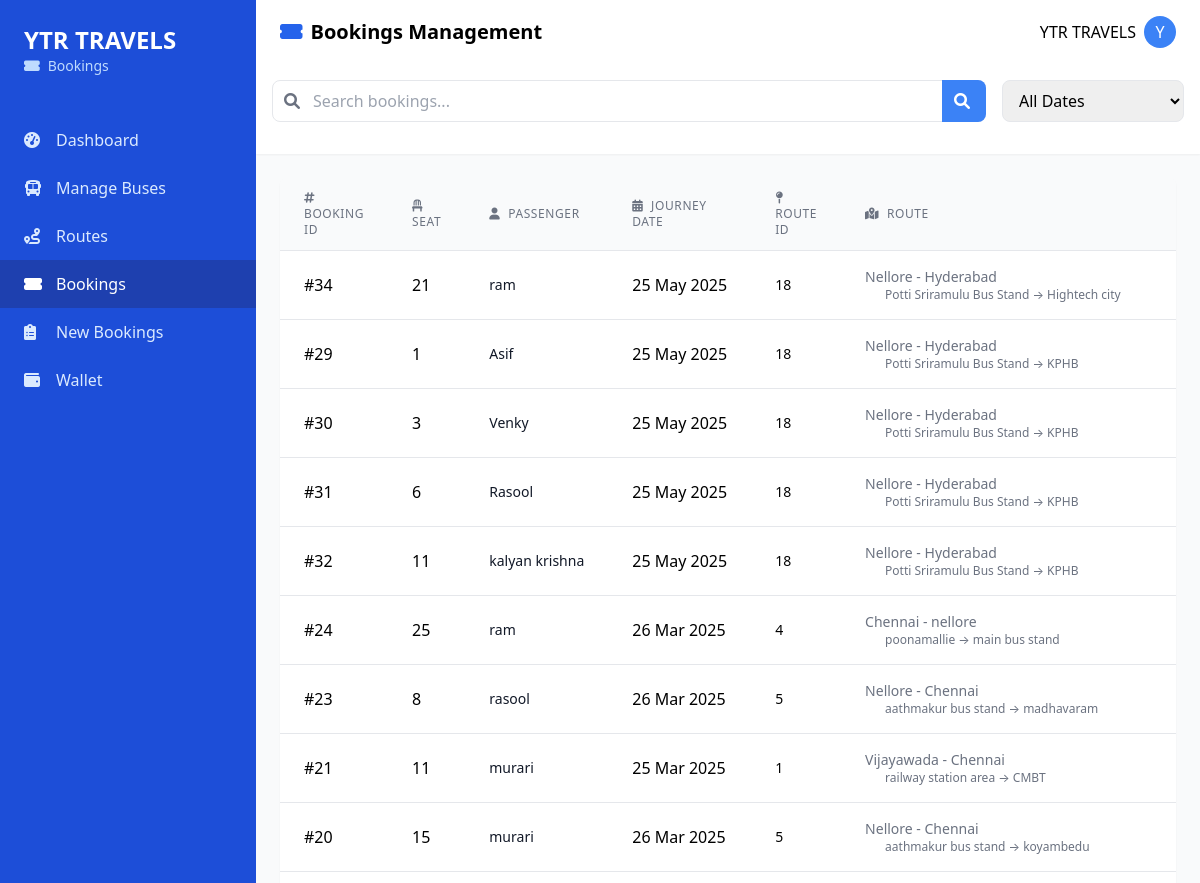
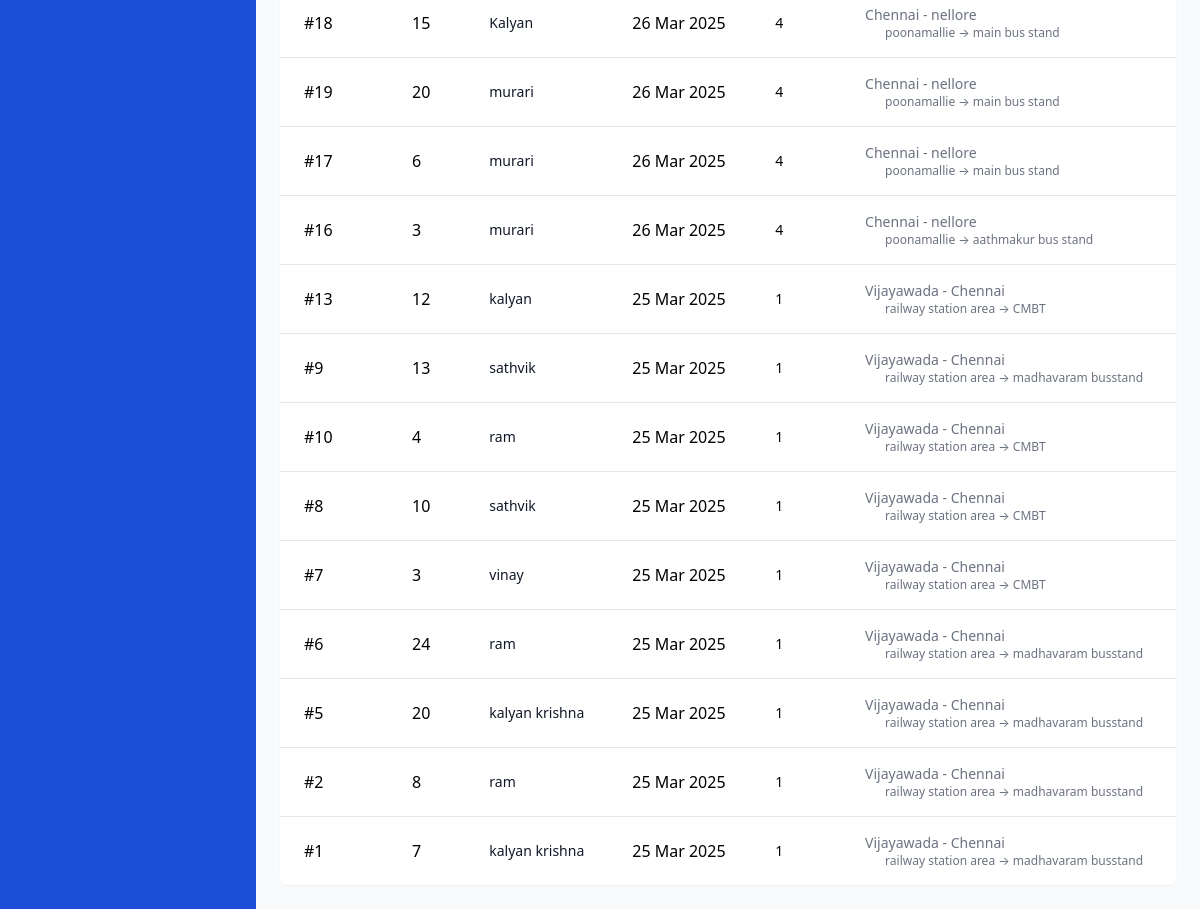
Page /bookings.php (signed in) on the committed database (2 pictures, top to bottom).
### tables this page shows
CREATE TABLE `agency_bookings` (
  `id` int(11) NOT NULL,
  `booking_id` int(11) NOT NULL,
  `route_id` int(11) NOT NULL,
  `bus_id` int(11) NOT NULL,
  `journey_date` date NOT NULL,
  `agency_email` varchar(255) NOT NULL,
  `user_email` varchar(100) NOT NULL,
  `passenger_name` varchar(255) NOT NULL,
  `seat_number` varchar(10) NOT NULL,
  `ticket_price` decimal(10,2) NOT NULL,
  `booking_status` enum('Confirmed','Cancelled','Completed') NOT NULL DEFAULT 'Confirmed',
  `boarding_point` varchar(255) NOT NULL,
  `dropping_point` varchar(255) NOT NULL,
  `from_location` varchar(255) NOT NULL,
  `to_location` varchar(255) NOT NULL,
  `created_at` timestamp NOT NULL DEFAULT current_timestamp()
);

CREATE TABLE `routes` (
  `id` int(11) NOT NULL,
  `from_location` varchar(100) NOT NULL,
  `to_location` varchar(100) NOT NULL,
  `departure_date` date NOT NULL,
  `departure_time` time NOT NULL,
  `distance` double DEFAULT 0,
  `duration` double DEFAULT NULL,
  `base_fare` double(10,2) DEFAULT NULL,
  `status` varchar(50) NOT NULL DEFAULT 'Scheduled',
  `bus_id` int(11) DEFAULT NULL,
  `created_at` timestamp NOT NULL DEFAULT current_timestamp(),
  `updated_at` timestamp NOT NULL DEFAULT current_timestamp() ON UPDATE current_timestamp(),
  `from_points` longtext DEFAULT NULL CHECK (json_valid(`from_points`)),
  `to_points` longtext DEFAULT NULL CHECK (json_valid(`to_points`)),
  `username` varchar(255) NOT NULL,
  `email` varchar(255) NOT NULL
);

### bookings.php (the view, shortened to what this page needs)
<?php
class Bookings
{
    private $conn;
    public function __construct()
    {
        $this->conn = new mysqli("localhost", "root", "", "ticket");
    }
    public function getAllBookings($search = "", $filterDate = null)
    {
        $sql = "SELECT
                    ab.id,
                    ab.user_email,
                    ab.agency_email,
                    ab.journey_date,
                    ab.seat_number,
                    ab.passenger_name,
                    ab.ticket_price,
                    ab.booking_status,
                    ab.boarding_point,
                    ab.dropping_point,
                    ab.created_at,
                    ab.route_id,
                    r.from_location,
                    r.to_location,
                    CONCAT(r.from_location, ' - ', r.to_location) as route
                FROM
                    agency_bookings ab
                JOIN
                    routes r ON ab.route_id = r.id
                WHERE
                    ab.agency_email = ?";
        $sql .= " ORDER BY ab.created_at DESC";
        $stmt = $this->conn->prepare($sql);
        if ($filterDate === 'today') {
            if (!empty($search)) {
                $searchParam = "%$search%";
                $stmt->bind_param(
                    "sssssssss",
                    $_SESSION['email'],
                    $searchParam,
                    $searchParam,
                    $searchParam,
                    $searchParam,
                    $searchParam,
                    $searchParam,
                    $searchParam,
                    $searchParam
                );
            } else {
                $stmt->bind_param("s", $_SESSION['email']);
            }
        } else {
            if (!empty($search)) {
                $searchParam = "%$search%";
                $stmt->bind_param(
                    "sssssssss",
                    $_SESSION['email'],
                    $searchParam,
                    $searchParam,
                    $searchParam,
                    $searchParam,
                    $searchParam,
                    $searchParam,
                    $searchParam,
                    $searchParam
                );
            } else {
                $stmt->bind_param("s", $_SESSION['email']);
            }
        }
        $stmt->execute();
        $result = $stmt->get_result();
        return $result->fetch_all(MYSQLI_ASSOC);
    }
    private function updateCompletedBookings()
    {
        $stmt = $this->conn->prepare("
            UPDATE agency_bookings
            SET booking_status = 'Completed'
            WHERE journey_date < CURDATE()
            AND booking_status NOT IN ('Cancelled', 'Completed')
            AND agency_email = ?
        ");
    }
}
$bookings = new Bookings();
$searchQuery = isset($_GET['search']) ? $_GET['search'] : "";
$dateFilter = isset($_GET['date_filter']) ? $_GET['date_filter'] : "";
$allBookings = $bookings->getAllBookings($searchQuery, $dateFilter);
?>
<!DOCTYPE html>
<html lang="en">
<head>
    <link href="https://cdnjs.cloudflare.com/ajax/libs/tailwindcss/2.2.19/tailwind.min.css" rel="stylesheet">
    <link href="https://cdnjs.cloudflare.com/ajax/libs/font-awesome/6.0.0/css/all.min.css" rel="stylesheet">
</head>
<body class="bg-gray-50">
    <div class="flex flex-col md:flex-row min-h-screen">
        <div id="sidebar" class="w-64 bg-blue-700 text-white md:block">
            <div class="p-6">
                <h1 class="text-2xl font-bold"><?php echo ucfirst($_SESSION['username']); ?></h1>
                <p class="text-sm text-blue-200"><i class="fas fa-ticket-alt w-5"></i> Bookings</p>
            </div>
            <nav class="mt-4 flex-grow">
                <a href="agency_home.php" class="flex items-center px-6 py-3 text-blue-100 hover:bg-blue-800">
                    <i class="fas fa-tachometer-alt w-5"></i>
                    <span class="ml-3">Dashboard</span>
                </a>
                <a href="managebus.php" class="flex items-center px-6 py-3 text-blue-100 hover:bg-blue-800">
                    <i class="fas fa-bus w-5"></i>
                    <span class="ml-3">Manage Buses</span>
                </a>
                <a href="routes.php" class="flex items-center px-6 py-3 text-blue-100 hover:bg-blue-800">
                    <i class="fas fa-route w-5"></i>
                    <span class="ml-3">Routes</span>
                </a>
                <a href="bookings.php" class="flex items-center px-6 py-3 bg-blue-800">
                    <i class="fas fa-ticket-alt w-5"></i>
                    <span class="ml-3">Bookings</span>
                </a>
                <a href="x_bookings.php" class="flex items-center px-6 py-3 text-blue-100 hover:bg-blue-800">
                    <i class="fas fa-clipboard-list w-5"></i>
                    <span class="ml-3">New Bookings</span>
                </a>
                <a href="agency_wallet.php" class="flex items-center px-6 py-3 text-blue-100 hover:bg-blue-800">
                    <i class="fas fa-wallet w-5"></i>
                    <span class="ml-3">Wallet</span>
                </a>
            </nav>
        </div>
        <div class="flex-1 overflow-x-hidden overflow-y-auto main-content">
            <header class="bg-white shadow-sm hidden md:block">
                <div class="flex items-center justify-between px-4 md:px-6 py-4">
                    <div class="flex items-center">
                        <h1 class="text-xl font-semibold"><i class="fas fa-ticket-alt text-blue-600 mr-2"></i>Bookings
                            Management</h1>
                    </div>
                    <div class="flex items-center">
                        <span class="mr-2"><?php echo htmlspecialchars($_SESSION['username']); ?></span>
                        <div class="h-8 w-8 rounded-full bg-blue-500 flex items-center justify-center text-white">
                            <?php echo strtoupper(substr($_SESSION['username'], 0, 1)); ?>
                        </div>
                    </div>
                </div>
            </header>
            <div class="p-4 bg-white shadow-sm">
                <div class="filter-section mb-4">
                    <form method="GET" action="" class="flex items-center flex-grow">
                        <div class="relative flex items-center flex-grow">
                            <span class="absolute inset-y-0 left-0 flex items-center pl-3">
                                <i class="fas fa-search text-gray-500"></i>
                            </span>
                            <input type="text" name="search" placeholder="Search bookings..."
                                value="<?php echo htmlspecialchars($searchQuery); ?>"
                                class="pl-10 pr-16 py-2 border rounded-lg focus:outline-none focus:ring-2 focus:ring-blue-500 w-full">
                            <button type="submit"
                                class="absolute right-0 top-0 bottom-0 px-3 bg-blue-600 text-white rounded-r-lg search-button">
                                <i class="fas fa-search mr-1"></i>
                            </button>
                        </div>
                    </form>
                    <form method="GET" action="" id="dateFilterForm" class="flex items-center">
                        <select name="date_filter" onchange="handleDateFilterChange(this)"
                            class="py-2 px-3 border rounded-lg focus:outline-none focus:ring-2 focus:ring-blue-500">
                            <option value="">All Dates</option>
                        </select>
                    </form>
                </div>
            </div>
            <main class="p-4 md:p-6">
                <div class="bg-white rounded-lg shadow-sm overflow-hidden">
                    <div class="overflow-x-auto">
                        <table class="min-w-full divide-y divide-gray-200">
                            <thead class="bg-gray-50">
                                <tr>
                                    <th
                                        class="px-4 md:px-6 py-3 text-left text-xs font-medium text-gray-500 uppercase tracking-wider">
                                        <i class="fas fa-hashtag mr-1"></i> Booking ID
                                    </th>
                                    <th
                                        class="px-4 md:px-6 py-3 text-left text-xs font-medium text-gray-500 uppercase tracking-wider">
                                        <i class="fas fa-chair mr-1"></i> Seat
                                    </th>
                                    <th
                                        class="px-4 md:px-6 py-3 text-left text-xs font-medium text-gray-500 uppercase tracking-wider">
                                        <i class="fas fa-user mr-1"></i> Passenger
                                    </th>
                                    <th
                                        class="hidden md:table-cell px-4 md:px-6 py-3 text-left text-xs font-medium text-gray-500 uppercase tracking-wider">
                                        <i class="fas fa-calendar-alt mr-1"></i> Journey Date
                                    </th>
                                    <th
                                        class="hidden md:table-cell px-4 md:px-6 py-3 text-left text-xs font-medium text-gray-500 uppercase tracking-wider">
                                        <i class="fas fa-map-pin mr-1"></i> Route ID
                                    </th>
                                    <th
                                        class="hidden md:table-cell px-4 md:px-6 py-3 text-left text-xs font-medium text-gray-500 uppercase tracking-wider">
                                        <i class="fas fa-map-marked-alt mr-1"></i> Route
                                    </th>
                                    <th
                                        class="px-4 md:px-6 py-3 text-left text-xs font-medium text-gray-500 uppercase tracking-wider">
                                    </th>
                                </tr>
                            </thead>
                            <tbody class="bg-white divide-y divide-gray-200">
                                <?php if (count($allBookings) > 0): ?>
                                <?php foreach ($allBookings as $booking): ?>
                                <tr class="hover:bg-gray-50" data-booking-id="<?php echo $booking['id']; ?>">
                                    <td class="px-4 md:px-6 py-4 whitespace-nowrap">
                                        #<?php echo htmlspecialchars($booking['id']); ?>
                                    </td>
                                    <td class="px-4 md:px-6 py-4 whitespace-nowrap">
                                        <?php echo htmlspecialchars($booking['seat_number']); ?>
                                    </td>
                                    <td class="px-4 md:px-6 py-4 whitespace-nowrap">
                                        <div class="text-sm font-medium text-gray-900">
                                            <?php echo htmlspecialchars($booking['passenger_name']); ?>
                                        </div>
                                    </td>
                                    <td class="hidden md:table-cell px-4 md:px-6 py-4 whitespace-nowrap">
                                        <?php echo date('d M Y', strtotime($booking['journey_date'])); ?>
                                    </td>
                                    <td
                                        class="hidden md:table-cell px-4 md:px-6 py-4 whitespace-nowrap text-sm font-medium">
                                        <?php echo htmlspecialchars($booking['route_id']); ?>
                                    </td>
                                    <td
                                        class="hidden md:table-cell px-4 md:px-6 py-4 whitespace-nowrap text-sm text-gray-500">
                                        <div>
                                            <?php echo htmlspecialchars($booking['from_location'] . ' - ' . $booking['to_location']); ?>
                                        </div>
                                        <div class="text-xs ml-5">
                                            <?php echo htmlspecialchars($booking['boarding_point']) . ' → ' . htmlspecialchars($booking['dropping_point']); ?>
                                        </div>
                                    </td>
                                    <td class="px-4 md:px-6 py-4 whitespace-nowrap font-medium text-green-600">
                                    </td>
                                </tr>
                                <?php endforeach; ?>
                                <?php endif; ?>
                            </tbody>
                        </table>
                    </div>
                </div>
            </main>
        </div>
    </div>
</body>
</html>

### bookings.php (style rules this page uses)
.search-button { background-color: #3b82f6; color: white; transition: all 0.3s ease; }
.filter-section { display: flex; flex-wrap: wrap; gap: 1rem; align-items: center; justify-content: space-between; }

### rows in the picture
agency_bookings: id "34", seat_number "21", passenger_name "ram", journey_date "25 May 2025", route "18", route.to_location "Nellore - Hyderabad", boarding_point "Potti Sriramulu Bus Stand", dropping_point "Hightech city"
agency_bookings: id "29", seat_number "1", passenger_name "Asif", journey_date "25 May 2025", route "18", route.to_location "Nellore - Hyderabad", boarding_point "Potti Sriramulu Bus Stand", dropping_point "KPHB"
agency_bookings: id "30", seat_number "3", passenger_name "Venky", journey_date "25 May 2025", route "18", route.to_location "Nellore - Hyderabad", boarding_point "Potti Sriramulu Bus Stand", dropping_point "KPHB"
agency_bookings: id "31", seat_number "6", passenger_name "Rasool", journey_date "25 May 2025", route "18", route.to_location "Nellore - Hyderabad", boarding_point "Potti Sriramulu Bus Stand", dropping_point "KPHB"
agency_bookings: id "32", seat_number "11", passenger_name "kalyan krishna", journey_date "25 May 2025", route "18", route.to_location "Nellore - Hyderabad", boarding_point "Potti Sriramulu Bus Stand", dropping_point "KPHB"
agency_bookings: id "24", seat_number "25", passenger_name "ram", journey_date "26 Mar 2025", route "4", route.to_location "Chennai - nellore", boarding_point "poonamallie", dropping_point "main bus stand"
agency_bookings: id "23", seat_number "8", passenger_name "rasool", journey_date "26 Mar 2025", route "5", route.to_location "Nellore - Chennai", boarding_point "aathmakur bus stand", dropping_point "madhavaram"
agency_bookings: id "21", seat_number "11", passenger_name "murari", journey_date "25 Mar 2025", route "1", route.to_location "Vijayawada - Chennai", boarding_point "railway station area", dropping_point "CMBT"
agency_bookings: id "20", seat_number "15", passenger_name "murari", journey_date "26 Mar 2025", route "5", route.to_location "Nellore - Chennai", boarding_point "aathmakur bus stand", dropping_point "koyambedu"
agency_bookings: id "18", seat_number "15", passenger_name "Kalyan", journey_date "26 Mar 2025", route "4", route.to_location "Chennai - nellore", boarding_point "poonamallie", dropping_point "main bus stand"
agency_bookings: id "19", seat_number "20", passenger_name "murari", journey_date "26 Mar 2025", route "4", route.to_location "Chennai - nellore", boarding_point "poonamallie", dropping_point "main bus stand"
agency_bookings: id "17", seat_number "6", passenger_name "murari", journey_date "26 Mar 2025", route "4", route.to_location "Chennai - nellore", boarding_point "poonamallie", dropping_point "main bus stand"
agency_bookings: id "16", seat_number "3", passenger_name "murari", journey_date "26 Mar 2025", route "4", route.to_location "Chennai - nellore", boarding_point "poonamallie", dropping_point "aathmakur bus stand"
agency_bookings: id "13", seat_number "12", passenger_name "kalyan", journey_date "25 Mar 2025", route "1", route.to_location "Vijayawada - Chennai", boarding_point "railway station area", dropping_point "CMBT"
agency_bookings: id "9", seat_number "13", passenger_name "sathvik", journey_date "25 Mar 2025", route "1", route.to_location "Vijayawada - Chennai", boarding_point "railway station area", dropping_point "madhavaram busstand"
agency_bookings: id "10", seat_number "4", passenger_name "ram", journey_date "25 Mar 2025", route "1", route.to_location "Vijayawada - Chennai", boarding_point "railway station area", dropping_point "CMBT"
agency_bookings: id "8", seat_number "10", passenger_name "sathvik", journey_date "25 Mar 2025", route "1", route.to_location "Vijayawada - Chennai", boarding_point "railway station area", dropping_point "CMBT"
agency_bookings: id "7", seat_number "3", passenger_name "vinay", journey_date "25 Mar 2025", route "1", route.to_location "Vijayawada - Chennai", boarding_point "railway station area", dropping_point "CMBT"
agency_bookings: id "6", seat_number "24", passenger_name "ram", journey_date "25 Mar 2025", route "1", route.to_location "Vijayawada - Chennai", boarding_point "railway station area", dropping_point "madhavaram busstand"
agency_bookings: id "5", seat_number "20", passenger_name "kalyan krishna", journey_date "25 Mar 2025", route "1", route.to_location "Vijayawada - Chennai", boarding_point "railway station area", dropping_point "madhavaram busstand"
agency_bookings: id "2", seat_number "8", passenger_name "ram", journey_date "25 Mar 2025", route "1", route.to_location "Vijayawada - Chennai", boarding_point "railway station area", dropping_point "madhavaram busstand"
agency_bookings: id "1", seat_number "7", passenger_name "kalyan krishna", journey_date "25 Mar 2025", route "1", route.to_location "Vijayawada - Chennai", boarding_point "railway station area", dropping_point "madhavaram busstand"

### other values in the picture
$_SESSION['username'] "YTR TRAVELS"
substr($_SESSION['username'], 0, 1) "Y"
